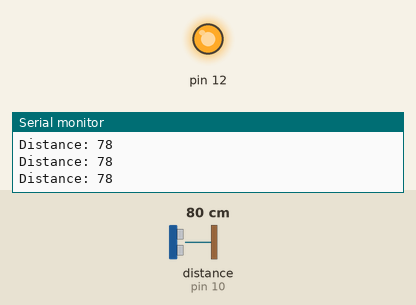
Recording of a sketch running on a simulated Arduino Uno, built with avr-gcc and run on an emulated ATmega328P. On the bench: output pins drawn as LEDs (lit = HIGH), the last lines printed to the serial monitor. Wiring (inferred from the names in the program): ultrasonic range finder: trigger pin 11; echo pin 10. Inputs (shaded band) come from the test bench; at power-on: distance to the obstacle (sensor on pin 10) 80 cm. The echo pulse lasts 58.3 µs per cm; pins used as bus, display or sensor lines are not drawn.

Above: at 1.2 s.
1.3 s: distance to the obstacle (sensor on pin 10) set to 18 cm
2.8 s: distance to the obstacle (sensor on pin 10) set to 15 cm
At 3.6 s:
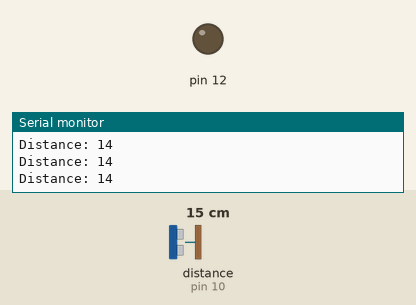
4.3 s: distance to the obstacle (sensor on pin 10) set to 35 cm
At 4.7 s:
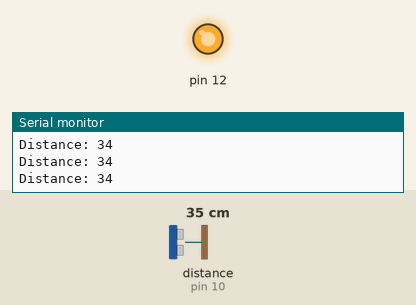
7.3 s: distance to the obstacle (sensor on pin 10) set to 12 cm
At 8.2 s:
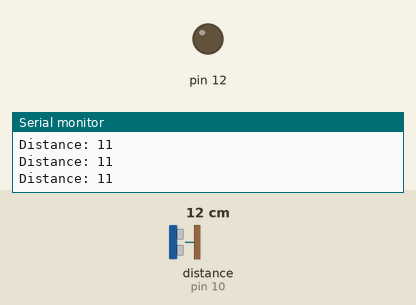
Timing chart, 0 to 9.8 s (numbered marks = the images above; inputs shaded):
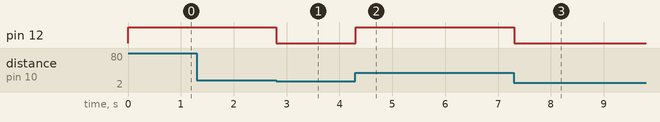

Measured:
- the behaviour switches between 17 and 16 cm on distance to the obstacle (sensor on pin 10) (found by bisection; images 0 and 1)
- after the input at 2.8 s, pin 12: HIGH → LOW at once
- after the input at 4.3 s, pin 12: LOW → HIGH at once
- after the input at 7.3 s, pin 12: HIGH → LOW at once

The sketch:

carparking.ino
```cpp
const int trigPin = 11;
const int echoPin = 10;
// defines variables
long duration;
int distance;
void setup() {
pinMode(trigPin, OUTPUT); // Sets the trigPin as an Output
pinMode(12,OUTPUT);
pinMode(echoPin, INPUT); // Sets the echoPin as an Input
Serial.begin(9600); // Starts the serial communication
}
void loop() {
// Clears the trigPin
digitalWrite(trigPin, LOW);
delayMicroseconds(2);
// Sets the trigPin on HIGH state for 10 micro seconds
digitalWrite(trigPin, HIGH);
delayMicroseconds(10);
digitalWrite(trigPin, LOW);
// Reads the echoPin, returns the sound wave travel time in microseconds
duration = pulseIn(echoPin, HIGH);
// Calculating the distance
distance= duration*0.034/2;
if(distance>15)
{
  digitalWrite(12,HIGH);
}
else
{
  digitalWrite(12,LOW);
}
// Prints the distance on the Serial Monitor
Serial.print("Distance: ");
Serial.println(distance);
}
```
